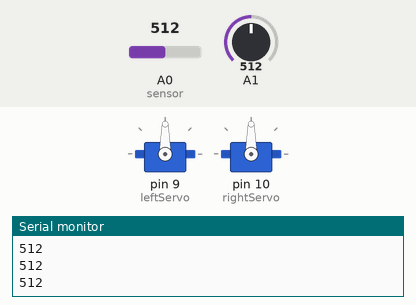
Simulated run of this sketch. Board: Arduino Uno, built with avr-gcc and run on an emulated ATmega328P. Parts: 2 × servo, the last lines printed to the serial monitor. Inputs (shaded band) come from the test bench; at power-on: A0 (sensor) = 512, A1 = 512.

Above: at 2.8 s.
2.9 s: A0 (sensor) set to 890
4.4 s: A0 (sensor) set to 917
At 5.7 s:
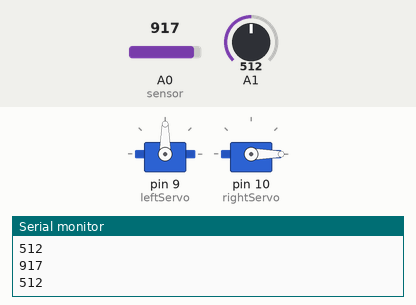
8.6 s: A0 (sensor) set to 887
10.5 s: A0 (sensor) set to 854
At 11.0 s:
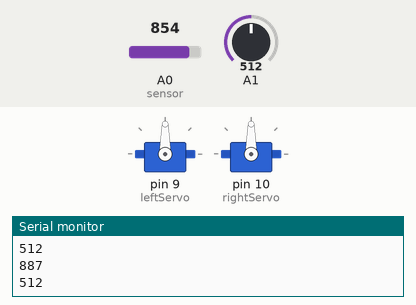
12.0 s: A1 set to 915
13.5 s: A1 set to 940
At 14.9 s:
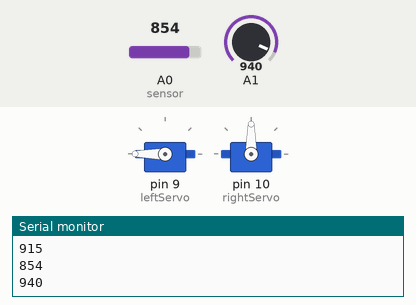
Timing chart, 0 to 18.7 s (numbered marks = the images above; inputs shaded):
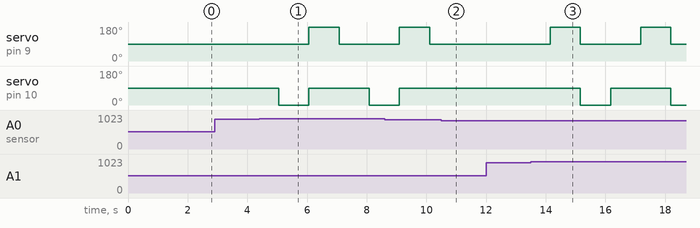

Measured:
- the behaviour switches between 900 and 901 on A0 (sensor) (found by bisection; images 0 and 1)
- the behaviour switches between 870 and 869 on A0 (sensor) (found by bisection; images 1 and 2)
- the behaviour switches between 930 and 931 on A1 (found by bisection; images 2 and 3)
- after the input at 4.4 s, servo on pin 9 (leftServo): 90° → 180° after 1.7 s, → 90° 1.0 s later; servo on pin 10 (rightServo): 90° → 0° after 0.65 s, → 90° 1.0 s later, → 0° 2.0 s later
- after the input at 10.5 s, servo on pin 10 (rightServo): stays 90° (without the input it goes to 0° after 0.62 s)
- after the input at 13.5 s, servo on pin 9 (leftServo): alternates 180° for 1.0 s and 90° for 2.0 s, starting after 0.65 s; servo on pin 10 (rightServo): 90° → 0° after 1.7 s, → 90° 1.0 s later, → 0° 2.0 s later

The sketch:

BrightonBurg_machine_Paranoid.ino
```cpp
#include "Servo.h"

enum State_enum {STOP, FORWARD, ROTATE_RIGHT, ROTATE_LEFT};
enum Sensors_enum {NONE, SENSOR_RIGHT, SENSOR_LEFT, BOTH};

static Sensors_enum sensors;
static State_enum state;

void motors_stop();
void motors_forward();
void motors_right();
void motors_left();
int timer;
int leftSensor;
int rightSensor;
Servo leftServo;
Servo rightServo;

void setup()
{
  Serial.begin(9600);
  leftServo.attach(9);
  rightServo.attach(10);
}

void loop()
{
  state_machine_run(sensors);

  leftSensor = analogRead(A0); // Set the pins to your sensor pin
  rightSensor = analogRead(A1);
  Serial.println(leftSensor);
  Serial.println(rightSensor);
  if (leftSensor > 900) //Values are arbitrary - adjust for your sensors
  {
    sensors = SENSOR_LEFT;
  }
  if (rightSensor > 930)
  {
    sensors = SENSOR_RIGHT;
  }
  if (rightSensor > 930 && leftSensor > 930)
  {
    sensors = BOTH;
  }
  if (rightSensor < 870 && leftSensor < 870)
  {
    sensors = NONE;
  }

  delay(10);
}

void state_machine_run(uint8_t sensors) //base code that should avoid light
{
  switch(state)
  {
    case STOP:
      if(sensors == BOTH){
        motors_forward();
        state = FORWARD;
      }
      else if(sensors == SENSOR_RIGHT){
        motors_right();
        timer = millis();
        state = ROTATE_RIGHT;
      }
      else if(sensors == SENSOR_LEFT){
        motors_left();
        timer = millis();
        state = ROTATE_LEFT;
      }
      else{
        motors_stop();
      }
      break;

    case FORWARD:
      if(sensors != BOTH){
        motors_stop();
        state = STOP;
      }
      break;

    case ROTATE_RIGHT:
      if( sensors != SENSOR_RIGHT && timer - millis() > 1000){
        motors_stop();
        state = STOP;
      }
      else if (timer - millis() > 1100){
        motors_left();
        timer = millis();
        state = ROTATE_LEFT;
      }
      break;

    case ROTATE_LEFT:
      if( sensors != SENSOR_LEFT && timer - millis() > 1000){
        motors_stop();
        state = STOP;
      }
      else if (timer - millis() > 1000){
        motors_right();
        timer = millis();
        state = ROTATE_RIGHT;
      }
      break;
  }
}

void motors_stop()
{
  //code for stopping motors
  leftServo.write(90);
  rightServo.write(90);
  delay(1000);
}

void motors_forward()
{
  //code for driving forward
  leftServo.write(180);
  rightServo.write(0);
  delay(1000);
}

void motors_right()
{
  //code for turning right
  leftServo.write(180);
  rightServo.write(90);
  delay(1000);
}

void motors_left()
{
  //code for turning left
  leftServo.write(90);
  rightServo.write(0);
  delay(1000);
}
```
